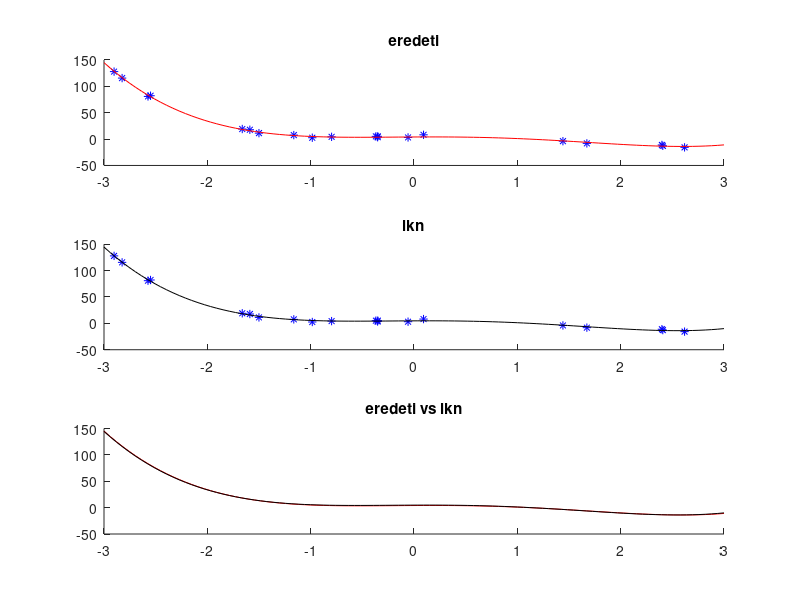

Here is the MATLAB script that generated this plot:
% lkn-polyfit
clc;clear;clf;
hold on;

rng(222);
t=6*rand(20,1)-3;
p=[1,-3,-2,1,4]';
f=polyval(p,t);
ff=f+2*randn(size(t));
xx=linspace(-3,3);
subplot(3,1,1);
hold on;
plot(t,ff,"*b");
plot(xx,polyval(p,xx),"r");
title("eredeti");

pp=polyfit(t,ff,length(p)-1);
subplot(3,1,2);
hold on;
plot(t,ff,"*b");
plot(xx,polyval(pp,xx),"k");
title("lkn");

subplot(3,1,3);
hold on;
plot(xx,polyval(p,xx),"r");
plot(xx,polyval(pp,xx),"k");
title("eredeti vs lkn");


hold off;